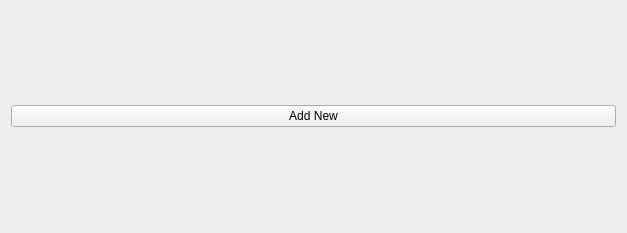
<?xml version="1.0" encoding="UTF-8"?>
<ui version="4.0">
 <class>TabNew</class>
 <widget class="QWidget" name="TabNew">
  <property name="geometry">
   <rect>
    <x>0</x>
    <y>0</y>
    <width>627</width>
    <height>233</height>
   </rect>
  </property>
  <property name="windowTitle">
   <string>Form</string>
  </property>
  <layout class="QVBoxLayout" name="verticalLayout_2">
   <item>
    <layout class="QVBoxLayout" name="verticalLayout">
     <item>
      <layout class="QGridLayout" name="cellLayout"/>
     </item>
     <item>
      <widget class="QPushButton" name="addButton">
       <property name="statusTip">
        <string>Click here to add new Cell</string>
       </property>
       <property name="text">
        <string>Add New</string>
       </property>
      </widget>
     </item>
    </layout>
   </item>
  </layout>
 </widget>
 <resources/>
 <connections/>
</ui>
